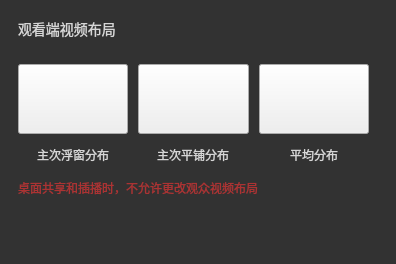
            <widget class="QWidget" name="page_layout">
             <layout class="QHBoxLayout" name="horizontalLayout_10">
              <property name="spacing">
               <number>0</number>
              </property>
              <property name="leftMargin">
               <number>0</number>
              </property>
              <property name="topMargin">
               <number>0</number>
              </property>
              <property name="rightMargin">
               <number>0</number>
              </property>
              <property name="bottomMargin">
               <number>0</number>
              </property>
              <item>
               <widget class="QWidget" name="widget_11" native="true">
                <property name="styleSheet">
                 <string notr="true">QWidget#widget_11{
background-color: rgb(50, 50, 50);
}</string>
                </property>
                <layout class="QHBoxLayout" name="horizontalLayout_11">
                 <property name="topMargin">
                  <number>0</number>
                 </property>
                 <item>
                  <widget class="QWidget" name="widget_layout" native="true">
                   <layout class="QHBoxLayout" name="horizontalLayout_8">
                    <property name="leftMargin">
                     <number>0</number>
                    </property>
                    <property name="topMargin">
                     <number>0</number>
                    </property>
                    <item>
                     <widget class="QWidget" name="widget_12" native="true">
                      <layout class="QVBoxLayout" name="verticalLayout_14">
                       <property name="spacing">
                        <number>5</number>
                       </property>
                       <item>
                        <widget class="QWidget" name="widget_13" native="true">
                         <layout class="QHBoxLayout" name="horizontalLayout_12">
                          <property name="leftMargin">
                           <number>0</number>
                          </property>
                          <property name="topMargin">
                           <number>9</number>
                          </property>
                          <item>
                           <widget class="QLabel" name="label_7">
                            <property name="styleSheet">
                             <string notr="true">font-size : 14px;
font-family : 微软雅黑;
color : #d6d6d6;</string>
                            </property>
                            <property name="text">
                             <string>观看端视频布局</string>
                            </property>
                           </widget>
                          </item>
                          <item>
                           <widget class="QLabel" name="label_tips">
                            <property name="minimumSize">
                             <size>
                              <width>14</width>
                              <height>14</height>
                             </size>
                            </property>
                            <property name="maximumSize">
                             <size>
                              <width>14</width>
                              <height>14</height>
                             </size>
                            </property>
                            <property name="styleSheet">
                             <string notr="true">QLabel#label_tips:hover{
	border-image: url(:/sysButton/img/sysButton/noiseTipsOn.png);
}

QLabel#label_tips{
	border-image: url(:/sysButton/img/sysButton/noiseTips.png);
}</string>
                            </property>
                            <property name="text">
                             <string/>
                            </property>
                           </widget>
                          </item>
                          <item>
                           <spacer name="horizontalSpacer_3">
                            <property name="orientation">
                             <enum>Qt::Horizontal</enum>
                            </property>
                            <property name="sizeHint" stdset="0">
                             <size>
                              <width>40</width>
                              <height>20</height>
                             </size>
                            </property>
                           </spacer>
                          </item>
                         </layout>
                        </widget>
                       </item>
                       <item>
                        <widget class="QWidget" name="widget_6" native="true">
                         <layout class="QHBoxLayout" name="horizontalLayout_9">
                          <property name="spacing">
                           <number>10</number>
                          </property>
                          <property name="leftMargin">
                           <number>0</number>
                          </property>
                          <property name="topMargin">
                           <number>10</number>
                          </property>
                          <property name="rightMargin">
                           <number>0</number>
                          </property>
                          <property name="bottomMargin">
                           <number>0</number>
                          </property>
                          <item>
                           <widget class="QWidget" name="widget_8" native="true">
                            <property name="minimumSize">
                             <size>
                              <width>110</width>
                              <height>70</height>
                             </size>
                            </property>
                            <property name="maximumSize">
                             <size>
                              <width>110</width>
                              <height>16777215</height>
                             </size>
                            </property>
                            <layout class="QVBoxLayout" name="verticalLayout_6">
                             <property name="spacing">
                              <number>12</number>
                             </property>
                             <property name="leftMargin">
                              <number>0</number>
                             </property>
                             <property name="topMargin">
                              <number>0</number>
                             </property>
                             <property name="rightMargin">
                              <number>0</number>
                             </property>
                             <property name="bottomMargin">
                              <number>0</number>
                             </property>
                             <item alignment="Qt::AlignLeft">
                              <widget class="QPushButton" name="pushButton_floatMode">
                               <property name="minimumSize">
                                <size>
                                 <width>110</width>
                                 <height>70</height>
                                </size>
                               </property>
                               <property name="maximumSize">
                                <size>
                                 <width>110</width>
                                 <height>70</height>
                                </size>
                               </property>
                               <property name="styleSheet">
                                <string notr="true">border-image: url(:/vhallActive/img/vhallactive/float_select.png);

</string>
                               </property>
                               <property name="text">
                                <string/>
                               </property>
                              </widget>
                             </item>
                             <item alignment="Qt::AlignHCenter">
                              <widget class="QLabel" name="label_9">
                               <property name="styleSheet">
                                <string notr="true">font-size : 12px;
font-family : 微软雅黑;
color : #d6d6d6;</string>
                               </property>
                               <property name="text">
                                <string>主次浮窗分布</string>
                               </property>
                              </widget>
                             </item>
                            </layout>
                           </widget>
                          </item>
                          <item alignment="Qt::AlignHCenter">
                           <widget class="QWidget" name="widget_9" native="true">
                            <property name="minimumSize">
                             <size>
                              <width>111</width>
                              <height>0</height>
                             </size>
                            </property>
                            <property name="maximumSize">
                             <size>
                              <width>111</width>
                              <height>16777215</height>
                             </size>
                            </property>
                            <layout class="QVBoxLayout" name="verticalLayout_12">
                             <property name="spacing">
                              <number>12</number>
                             </property>
                             <property name="leftMargin">
                              <number>0</number>
                             </property>
                             <property name="topMargin">
                              <number>0</number>
                             </property>
                             <property name="rightMargin">
                              <number>0</number>
                             </property>
                             <property name="bottomMargin">
                              <number>0</number>
                             </property>
                             <item alignment="Qt::AlignLeft">
                              <widget class="QPushButton" name="pushButton_tiledMode">
                               <property name="minimumSize">
                                <size>
                                 <width>111</width>
                                 <height>70</height>
                                </size>
                               </property>
                               <property name="maximumSize">
                                <size>
                                 <width>111</width>
                                 <height>70</height>
                                </size>
                               </property>
                               <property name="styleSheet">
                                <string notr="true">
border-image: url(:/vhallActive/img/vhallactive/tiled.png);</string>
                               </property>
                               <property name="text">
                                <string/>
                               </property>
                              </widget>
                             </item>
                             <item alignment="Qt::AlignHCenter">
                              <widget class="QLabel" name="label_10">
                               <property name="styleSheet">
                                <string notr="true">font-size : 12px;
font-family : 微软雅黑;
color : #d6d6d6;</string>
                               </property>
                               <property name="text">
                                <string>主次平铺分布</string>
                               </property>
                              </widget>
                             </item>
                            </layout>
                           </widget>
                          </item>
                          <item>
                           <widget class="QWidget" name="widget_10" native="true">
                            <property name="minimumSize">
                             <size>
                              <width>110</width>
                              <height>0</height>
                             </size>
                            </property>
                            <property name="maximumSize">
                             <size>
                              <width>110</width>
                              <height>16777215</height>
                             </size>
                            </property>
                            <layout class="QVBoxLayout" name="verticalLayout_13">
                             <property name="spacing">
                              <number>12</number>
                             </property>
                             <property name="leftMargin">
                              <number>0</number>
                             </property>
                             <property name="topMargin">
                              <number>0</number>
                             </property>
                             <property name="rightMargin">
                              <number>0</number>
                             </property>
                             <property name="bottomMargin">
                              <number>0</number>
                             </property>
                             <item alignment="Qt::AlignLeft">
                              <widget class="QPushButton" name="pushButton_gridMode">
                               <property name="minimumSize">
                                <size>
                                 <width>110</width>
                                 <height>70</height>
                                </size>
                               </property>
                               <property name="maximumSize">
                                <size>
                                 <width>110</width>
                                 <height>70</height>
                                </size>
                               </property>
                               <property name="styleSheet">
                                <string notr="true">border-image: url(:/vhallActive/img/vhallactive/grid.png);
</string>
                               </property>
                               <property name="text">
                                <string/>
                               </property>
                              </widget>
                             </item>
                             <item alignment="Qt::AlignHCenter">
                              <widget class="QLabel" name="label_11">
                               <property name="styleSheet">
                                <string notr="true">font-size : 12px;
font-family : 微软雅黑;
color : #d6d6d6;</string>
                               </property>
                               <property name="text">
                                <string>平均分布</string>
                               </property>
                              </widget>
                             </item>
                            </layout>
                           </widget>
                          </item>
                         </layout>
                        </widget>
                       </item>
                       <item>
                        <spacer name="verticalSpacer_16">
                         <property name="orientation">
                          <enum>Qt::Vertical</enum>
                         </property>
                         <property name="sizeType">
                          <enum>QSizePolicy::Fixed</enum>
                         </property>
                         <property name="sizeHint" stdset="0">
                          <size>
                           <width>20</width>
                           <height>10</height>
                          </size>
                         </property>
                        </spacer>
                       </item>
                       <item>
                        <widget class="QLabel" name="label_layoutChangeTips">
                         <property name="styleSheet">
                          <string notr="true">font-size : 12px;
color: rgb(255, 51, 51,150);</string>
                         </property>
                         <property name="text">
                          <string>桌面共享和插播时，不允许更改观众视频布局</string>
                         </property>
                        </widget>
                       </item>
                       <item>
                        <spacer name="verticalSpacer_15">
                         <property name="orientation">
                          <enum>Qt::Vertical</enum>
                         </property>
                         <property name="sizeHint" stdset="0">
                          <size>
                           <width>20</width>
                           <height>40</height>
                          </size>
                         </property>
                        </spacer>
                       </item>
                      </layout>
                     </widget>
                    </item>
                   </layout>
                  </widget>
                 </item>
                </layout>
               </widget>
              </item>
             </layout>
            </widget>
